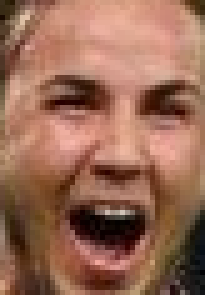
%> input picture src/data/Faces/1.bmp, 41 x 59 px (shown 5 times larger); its folder holds only this picture in this run
$ octave trainColorHist.m   (GNU Octave 9; MATLAB toolbox functions it lacks are replaced by stand-ins)
%> lines starting %> are read from the running program, lines starting %| are printed output that depends on the picture
### src/train_color_hist.m
function h = train_color_hist(datapath, L)
%> called with datapath = 'data/Faces', L = 3
%TRAIN_COLOR_HIST train with data images
%   h = train_color_hist(datapath, L)
    assert(L <= 8);
    face_imgs = dir(datapath);
    N = 2 ^ (3 * L);
    h = zeros(1, N);
    for idx = 3:length(face_imgs) % first and second elements of face_imgs are . and ..
        img_path = fullfile(datapath, face_imgs(idx).name);
        face = double(imread(img_path));
        freq = color_hist(face, L, N);
        h = h + freq;
    end
    h = h / (length(face_imgs) - 2);
end

### src/color_hist.m
function h = color_hist(img, L, N)
%> called with L = 3, N = 512
%COLOR_HIST Compute color histogram of img with L and N
%   h = color_hist(img, L, N)
%   img should be double type
    img = floor(img / 2 ^ (8 - L)); % floor instead of round
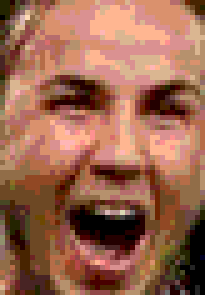
%> img: size 59x41x3 double (shown 5 times larger); mean R, G, B 4.26, 2.82, 2.19; drawn with min black and max white
    color = img(:, :, 1) * 2 ^ (2 * L) + img(:, :, 2) * 2 ^ L + img(:, :, 3);
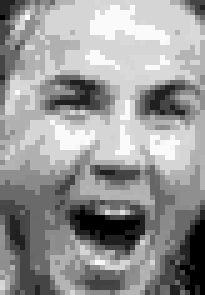
%> color: size 59x41 double (shown 5 times larger); min 0, max 501, mean 297.4; drawn with min black and max white
    h = histcounts(color, 0:N) / numel(color);
%> h = 512 values, max 0.103 at index 420, min 0 at index 3, mean 0.00195
end

### src/trainColorHist.m
clear; clc; close all;

datapath = 'data/Faces';

h3 = train_color_hist(datapath, 3);
%> in train_color_hist, `freq = color_hist(face, L, N);`: freq has the same summary as h in color_hist
%> h3 has the same summary as h in color_hist
h4 = train_color_hist(datapath, 4);
%> h4 = 4096 values, max 0.0661 at index 3481, min 0 at index 3, mean 0.000244
h5 = train_color_hist(datapath, 5);
%> call 3 of color_hist, with L = 5, N = 32768
%> in color_hist (call 3), `color = img(:, :, 1) * 2 ^ (2 * L) + img(:, :, 2) * 2 ^ L + img(:, :, ..`:
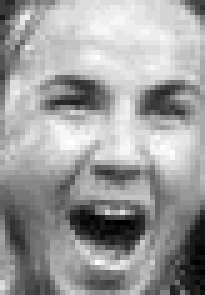
%> color: size 59x41 double (shown 5 times larger); min 0, max 31445, mean 19421; drawn with min black and max white

figure;
subplot(3, 1, 1);
plot(0:2^(3*3)-1, h3);
subplot(3, 1, 2);
plot(0:2^(3*4)-1, h4);
subplot(3, 1, 3);
plot(0:2^(3*5)-1, h5);
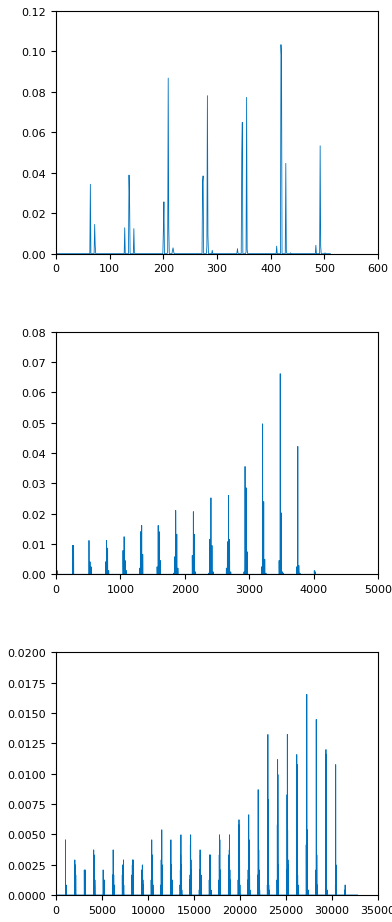
%> figure redrawn from the program's plot data, 3 panels; panel 1: curve peaks at x = 419, y = 0.103; panel 2: curve peaks at x = 3480, y = 0.0661; panel 3: curve peaks at x = 27248, y = 0.0165

$ run again, on src/data/Faces/13.bmp
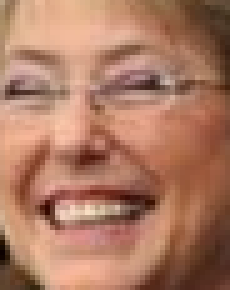
%> input picture src/data/Faces/13.bmp, 46 x 58 px (shown 5 times larger)
%> in color_hist, `color = img(:, :, 1) * 2 ^ (2 * L) + img(:, :, 2) * 2 ^ L + img(:, :, ..`:
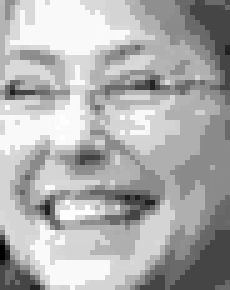
%> color: size 58x46 double (shown 5 times larger); min 0, max 502, mean 343.5; drawn with min black and max white
%> in color_hist, `h = histcounts(color, 0:N) / numel(color);`: h = 512 values, max 0.123 at index 493, min 0 at index 2, mean 0.00195
%> freq has the same summary as h in color_hist
%> h3 has the same summary as h in color_hist
%> h4 = 4096 values, max 0.0547 at index 3770, min 0 at index 2, mean 0.000244
%> `plot(0:2^(3*5)-1, h5);`:
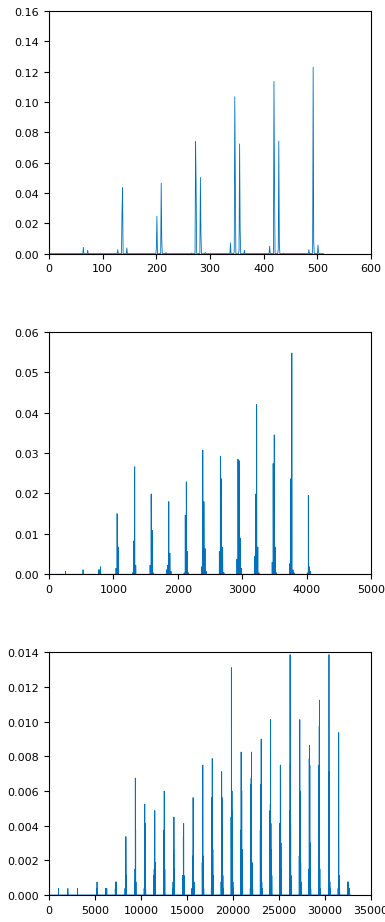
%> figure redrawn from the program's plot data, 3 panels; panel 1: curve peaks at x = 492, y = 0.123; panel 2: curve peaks at x = 3769, y = 0.0547; panel 3: curve peaks at x = 26191, y = 0.0139

$ run again, on src/data/Faces/14.bmp
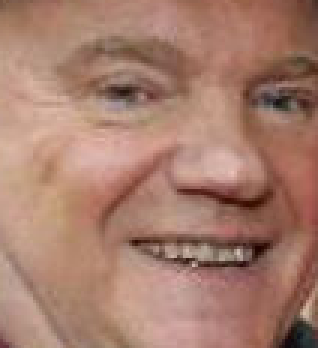
%> input picture src/data/Faces/14.bmp, 106 x 116 px (shown 3 times larger)
%> in color_hist, `h = histcounts(color, 0:N) / numel(color);`: h = 512 values, max 0.202 at index 356, min 0 at index 3, mean 0.00195
%> freq has the same summary as h in color_hist
%> h3 has the same summary as h in color_hist
%> in color_hist (call 2), `color = img(:, :, 1) * 2 ^ (2 * L) + img(:, :, 2) * 2 ^ L + img(:, :, ..`:
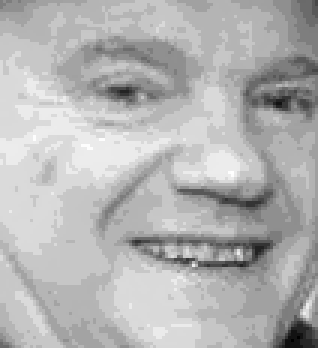
%> color: size 116x106 double (shown 3 times larger); min 0, max 3787, mean 2673.3; drawn with min black and max white
%> in color_hist (call 2), `h = histcounts(color, 0:N) / numel(color);`: h = 4096 values, max 0.0852 at index 2679, min 0 at index 2, mean 0.000244
%> h4 has the same summary as h in color_hist
%> `plot(0:2^(3*5)-1, h5);`:
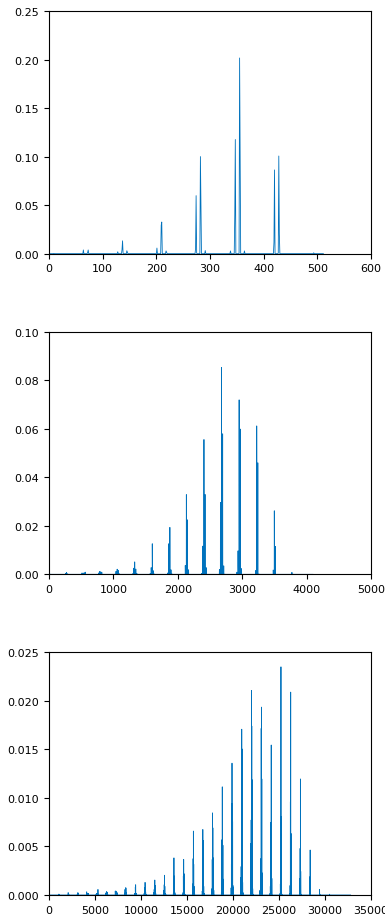
%> figure redrawn from the program's plot data, 3 panels; panel 1: curve peaks at x = 355, y = 0.202; panel 2: curve peaks at x = 2678, y = 0.0852; panel 3: curve peaks at x = 25201, y = 0.0235

$ run again, on src/data/Faces/15.bmp
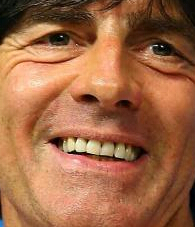
%> input picture src/data/Faces/15.bmp, 195 x 227 px
%> in color_hist, `color = img(:, :, 1) * 2 ^ (2 * L) + img(:, :, 2) * 2 ^ L + img(:, :, ..`:
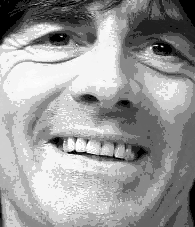
%> color: size 227x195 double; min 0, max 511, mean 310.6; drawn with min black and max white
%> in color_hist, `h = histcounts(color, 0:N) / numel(color);`: h = 512 values, max 0.101 at index 274, min 0 at index 3, mean 0.00195
%> freq has the same summary as h in color_hist
%> h3 has the same summary as h in color_hist
%> h4 = 4096 values, max 0.0278 at index 2115, min 0 at index 3, mean 0.000244
%> `plot(0:2^(3*5)-1, h5);`:
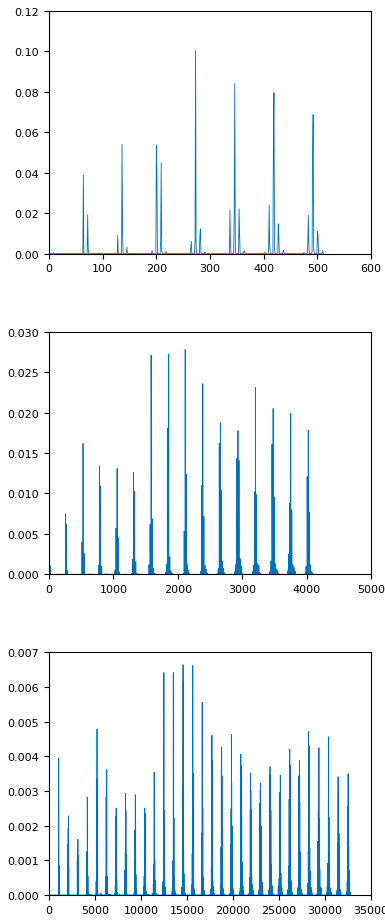
%> figure redrawn from the program's plot data, 3 panels; panel 1: curve peaks at x = 273, y = 0.101; panel 2: curve peaks at x = 2114, y = 0.0278; panel 3: curve peaks at x = 14564, y = 0.00664

$ run again, on src/data/Faces/10.bmp
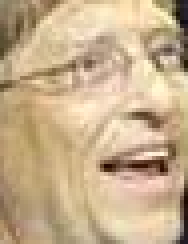
%> input picture src/data/Faces/10.bmp, 47 x 61 px (shown 4 times larger)
%> in color_hist, `h = histcounts(color, 0:N) / numel(color);`: h = 512 values, max 0.207 at index 502, min 0 at index 2, mean 0.00195
%> freq has the same summary as h in color_hist
%> h3 has the same summary as h in color_hist
%> h4 = 4096 values, max 0.0614 at index 3787, min 0 at index 1, mean 0.000244
%> `plot(0:2^(3*5)-1, h5);`:
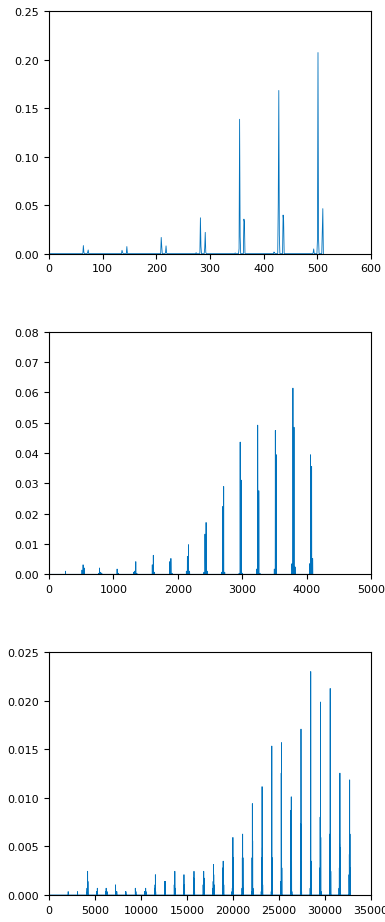
%> figure redrawn from the program's plot data, 3 panels; panel 1: curve peaks at x = 501, y = 0.207; panel 2: curve peaks at x = 3786, y = 0.0614; panel 3: curve peaks at x = 28435, y = 0.023
